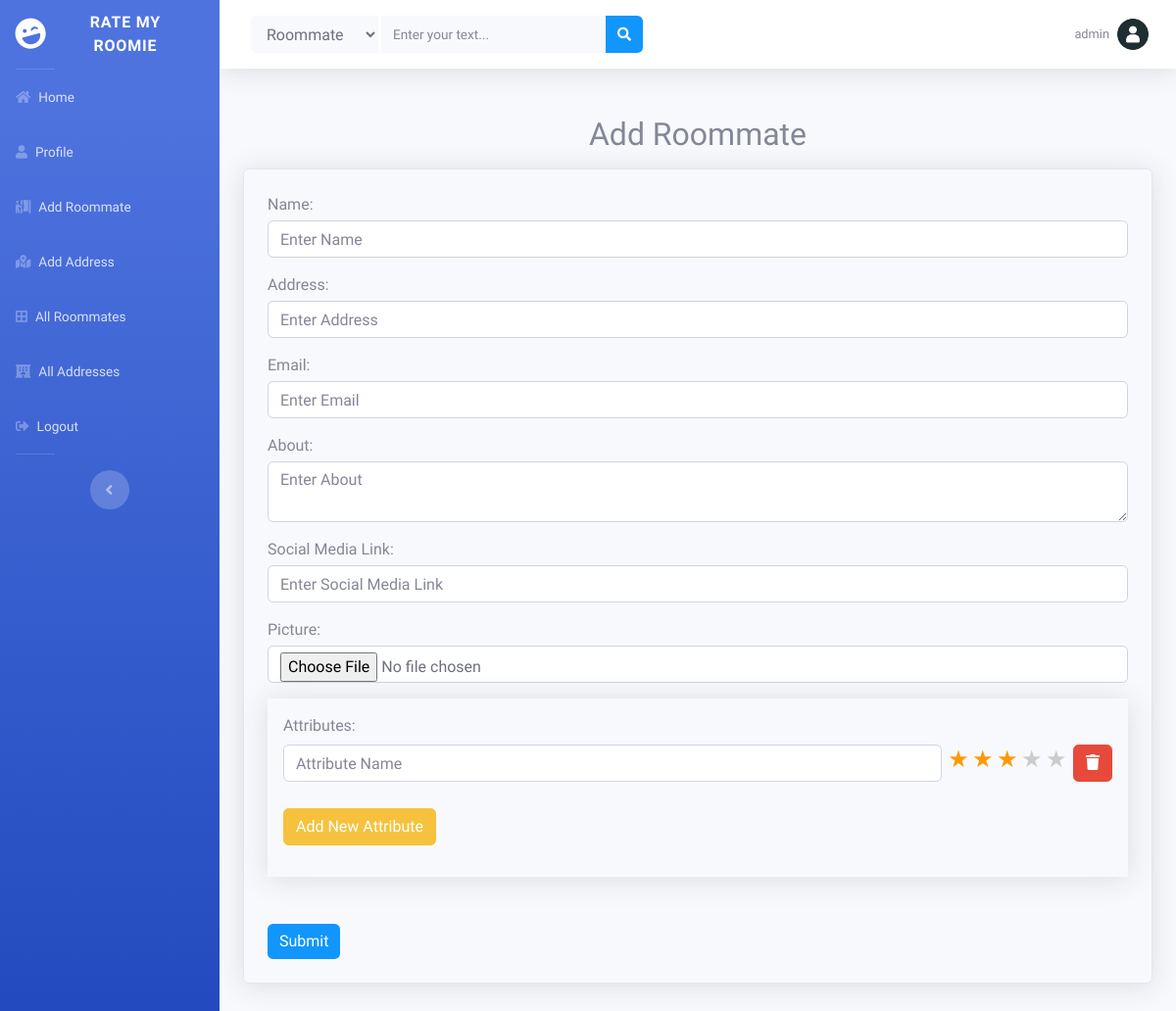
Page /add-roommate/ (signed in) on the earlier database version.
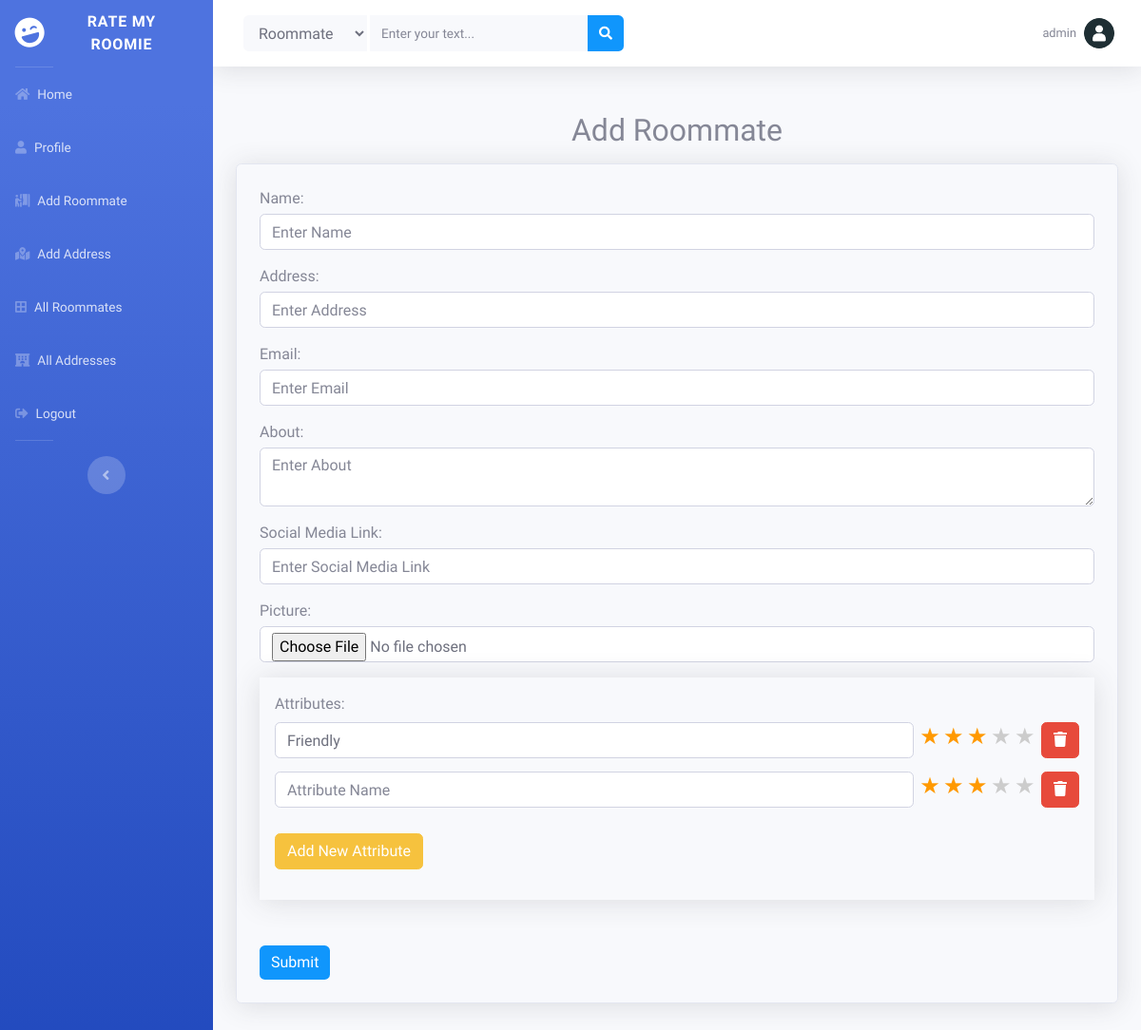
Same page on the later database version.
### main/models.py (models this page shows, shortened)
class RoommateRating(models.Model):
    user = models.ForeignKey(User, on_delete=models.CASCADE)
    roommate = models.ForeignKey(Roommate, on_delete=models.CASCADE)
    attribute = models.CharField(max_length=100)
    rating = models.IntegerField()
    text = models.TextField(blank=True, null=True)
    is_default = models.BooleanField(default=False)
    created_at = models.DateTimeField(auto_now_add=True)
    updated_at = models.DateTimeField(auto_now=True)

### main/views.py (the view, shortened to what this page needs)
# urls.py: path('add-roommate/', views.add_roommate, name='add_roommate'),
@login_required(login_url='account:login')
def add_roommate(request):
    default_attributes = RoommateRating.objects.filter(is_default=True)
    all_addresses = Address.objects.all()
    return render(request, 'main/add_roommate.html', {'default_attributes': default_attributes, 'all_addresses': all_addresses})

### account/context_processors.py (called while the page is built)
def user_profile(request):
    if request.user.is_authenticated:
        user_profile = UserProfile.objects.filter(user=request.user).first()
        return {'user_profile': user_profile}
    return {}

### templates/main/add_roommate.html (shortened to what this page needs)
{% extends "includes/base.html" %}
{% load static %}
{% block body %}
<link rel="stylesheet" href="{% static 'css/addroommate.css' %}">
<div class="container my-5">
    <h2 class="text-center my-3">Add Roommate</h2>
    <form class="p-4 border rounded shadow attributes__container_form" action="{% url "main:add_roommate" %}" method="POST" enctype="multipart/form-data">
        <p class="mb-0 mb-1">Name:</p>
        <input type="text" class="form-control mb-3" required placeholder="Enter Name" name="name">
        <p class="mb-0 mb-1">Address:</p>
        <input type="text" class="form-control mb-3" placeholder="Enter Address" name="address" list="suggestion">
        <p class="mb-0 mb-1">Email:</p>
        <input type="text" class="form-control mb-3" placeholder="Enter Email" name="email">
        <p class="mb-0 mb-1">About:</p>
        <textarea class="form-control mb-3" placeholder="Enter About" name="about"></textarea>
        <p class="mb-0 mb-1">Social Media Link:</p>
        <input type="text" class="form-control mb-3" placeholder="Enter Social Media Link" name="social_media_link">
        <p class="mb-0 mb-1">Picture:</p>
        <input type="file" name="photo" id="picture__input" class="form-control mb-3">
        <div class="shadow p-3 ">
            <p class="mb-0 mb-1">Attributes:</p>
            <div class="attributes__container">
                {% for attribute in default_attributes %}
                <div class="my_attribute">
                    <div class="d-flex justify-content-between align-items-center mb-2 gap-3">
                        <input required type="text" class="form-control " placeholder="Attribute Name" value="{{ attribute.attribute }}">
                        <div class="star-rating">
                            <label for="5-stars{{ forloop.counter }}d" class="star">&#9733;</label>
                            <label for="4-stars{{ forloop.counter }}d" class="star">&#9733;</label>
                            <label for="3-stars{{ forloop.counter }}d" class="star">&#9733;</label>
                            <label for="2-stars{{ forloop.counter }}d" class="star">&#9733;</label>
                            <label for="1-star{{ forloop.counter }}d" class="star">&#9733;</label>
                        </div>
                        <button onclick="deleteAttribute(this)" class="btn btn-danger"><i class="fas fa-trash"></i></button>
                    </div>
                </div>
                {% endfor %}
            </div>
            <button onclick="addNewAttribute()" type="button" class="btn btn-warning mt-3 mb-3">Add New Attribute</button>
        </div>
        <div class="text-end mt-5">
            <button onclick="submitBtn()" type="button" class="btn btn-primary">Submit</button>
        </div>
    </form>
    </div>
</div>
<div class="attributes__container_copy d-none">
    <div>
        <div class="d-flex justify-content-between align-items-center mb-2 gap-3">
            <input required type="text" class="form-control " placeholder="Attribute Name">
            <div class="star-rating">
                <label for="5-stars" class="star">&#9733;</label>
                <label for="4-stars" class="star">&#9733;</label>
                <label for="3-stars" class="star">&#9733;</label>
                <label for="2-stars" class="star">&#9733;</label>
                <label for="1-star" class="star">&#9733;</label>
            </div>
            <button onclick="deleteAttribute(this)" class="btn btn-danger"><i class="fas fa-trash"></i></button>
        </div>
    </div>
</div>
{% endblock %}

### templates/includes/base.html (shortened to what this page needs)
{% load static %}
<!DOCTYPE html>
<html lang="en">
<head>
    <link href="https://cdnjs.cloudflare.com/ajax/libs/font-awesome/5.13.0/css/all.min.css" rel="stylesheet">
    <link rel="stylesheet" href="{% static "css/sb-admin-2.min.css" %}">
    <link rel="stylesheet" href="{% static "css/index.css" %}">
</head>
<body id="page-top">
    <div id="wrapper">
        <ul class="navbar-nav bg-gradient-primary sidebar sidebar-dark accordion" id="accordionSidebar">
            <a class="sidebar-brand d-flex align-items-center justify-content-center" href="{% url "main:home" %}">
                <div class="sidebar-brand-icon rotate-n-15">
                    <i class="fas fa-laugh-wink"></i>
                </div>
                <div class="sidebar-brand-text mx-3">Rate My Roomie</div>
            </a>
            <hr class="sidebar-divider my-0">
            <li class="nav-item">
                <a class="nav-link" href="{% url "main:home" %}">
                    <i class="fas fa-home"></i>
                    <span>Home</span></a>
            </li>
            <li class="nav-item">
                <a class="nav-link" href="{% url "account:profile" %}">
                    <i class="fas fa-user"></i>
                    <span>Profile</span>
                </a>
            </li>
            <li class="nav-item">
                <a class="nav-link" href="{% url "main:add_roommate" %}">
                    <i class="fas fa-person-booth"></i>
                    <span>Add Roommate</span>
                </a>
            </li>
            <li class="nav-item">
                <a class="nav-link" href="{% url "main:add_address" %}">
                    <i class="fas fa-map-marked-alt pe-2"></i>
                    <span>Add Address</span>
                </a>
            </li>
            <li class="nav-item">
                <a class="nav-link" href="{% url "main:all_roommates" %}">
                    <i class="fas fa-border-all"></i>
                    <span>All Roommates</span>
                </a>
            </li>
            <li class="nav-item">
                <a class="nav-link" href="{% url "main:all_addresses" %}">
                    <i class="fas fa-hotel"></i>
                    <span>All Addresses</span>
                </a>
            </li>
            <li class="nav-item">
                <a class="nav-link" href="{% url "account:logout" %}">
                    <i class="fas fa-sign-out-alt"></i>
                    <span>Logout</span>
                </a>
            </li>
            <hr class="sidebar-divider d-none d-md-block">
            <div class="text-center d-none d-md-inline">
                <button class="rounded-circle border-0" id="sidebarToggle"></button>
            </div>
        </ul>
        <div id="content-wrapper" class="d-flex flex-column">
            <div id="content">
                <nav class="navbar navbar-expand navbar-light bg-white topbar static-top shadow">
                    <form action="{% url "main:search_roommate" %}" method="GET"
                        class="nav-search-form d-none d-sm-inline-block form-inline mr-auto ml-md-3 my-2 my-md-0 mw-100 navbar-search">
                        <div class="input-group">
                            <select name="" class="select-style form-control bg-light border-0 small mr-1" style="min-width: 130px">
                                <option value="Roommate">Roommate</option>
                            </select>
                            <input type="text" class="form-control bg-light border-0 small" placeholder="Enter your text..."
                                aria-label="Search" aria-describedby="basic-addon2" name="q">
                            <div class="input-group-append">
                                <button class="btn btn-primary" type="submit">
                                    <i class="fas fa-search fa-sm"></i>
                                </button>
                            </div>
                        </div>
                    </form>
                    <ul class="navbar-nav ml-auto">
                        {% if user.is_authenticated %}
                        <li class="nav-item dropdown no-arrow">
                            <a class="nav-link dropdown-toggle" href="#" id="userDropdown" role="button"
                                data-toggle="dropdown" aria-haspopup="true" aria-expanded="false">
                                <span class="mr-2 d-none d-lg-inline text-gray-600 small">
                                    {{ user.username }}
                                </span>
                                {% if user_profile.profile_picture %}
                                    <img class="img-profile rounded-circle"
                                        src="{{ user_profile.profile_picture.url }}">
                                {% else %}
                                    <img class="img-profile rounded-circle"
                                        src="{% static "images/user.png" %}">
                                {% endif %}
                            </a>
                        </li>
                        {% else %}
                        <li class="nav-item mr-3">
                            <a class="btn btn-primary" href="{% url "account:login" %}" class="nav-link">Login</a>
                        </li>
                        {% endif %}
                    </ul>
                </nav>
                <div class="">
                    {% block body %}{% endblock %}
                </div>
            </div>
        </div>
</body>
</html>

### static/css/index.css (style rules this page uses)
* { margin: 0; padding: 0; box-sizing: border-box; font-family: 'Ubuntu', sans-serif; }
hr { margin-left: 0; max-width: 40px; }
.select-style { max-width: 100px; }

### static/css/addroommate.css (style rules this page uses)
* { margin: 0; padding: 0; box-sizing: border-box; font-family: 'Ubuntu', sans-serif; }
.star-rating { display:flex; flex-direction: row-reverse; font-size:1.5em; justify-content:space-around; padding:0 .2em; text-align:center; width:7em; }
.star-rating label { color:#ccc; cursor:pointer; }
.star-rating :checked ~ label { color:#f90; }

Differences in the rows shown:
added RoommateRating: attribute "Friendly"
